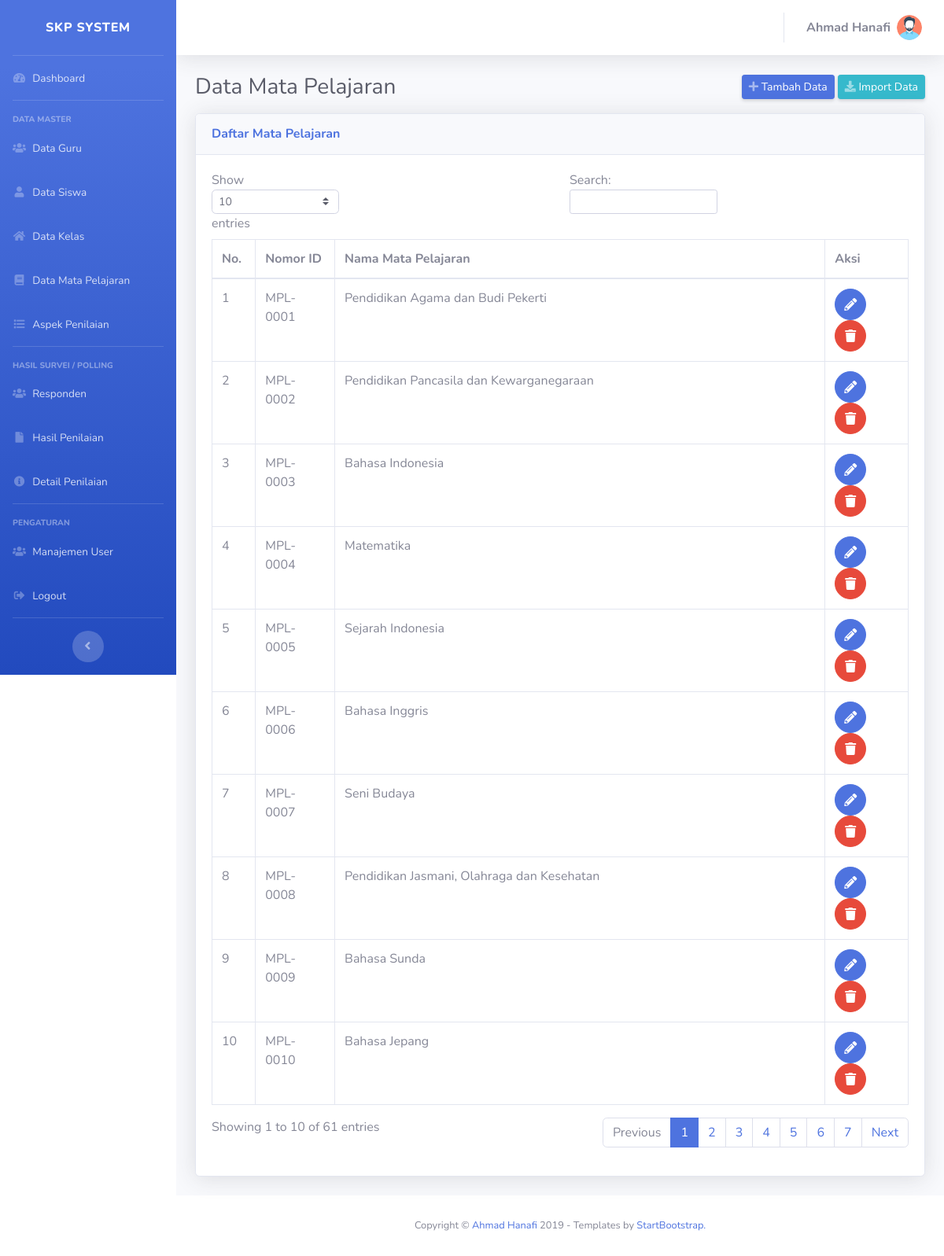
The page /admin/mata-pelajaran (signed in) on the database its author committed.
### tables this page shows
CREATE TABLE `mata_pelajaran` (
  `id` int NOT NULL,
  `kode` varchar(30) NOT NULL,
  `nama` varchar(200) NOT NULL
);

### core/method.php (called while the page is built, shortened)
<?php
function getFrom($index) {
	$get = isset($_GET[$index]) ? $_GET[$index] : "";
	return $get;
}

### core/crud.php (called while the page is built, shortened)
<?php
function select($columns, $table, $conditions = NULL) {
	if ($conditions != NULL) {
		$sql = "SELECT $columns FROM $table WHERE $conditions ";
	} else {
		$sql = "SELECT $columns FROM $table";
	}
	return query($sql);
}
function result($query) {
	return mysqli_fetch_object($query);
}
function query($sql){
	global $link;
	if ($data = mysqli_query($link, $sql) or die(mysqli_error($link))) {
		return $data;
	}
}
?>

### admin/content/mata-pelajaran/index.php (the view)
<?php
$mapel = select('*', "mata_pelajaran");
$no = 1;
$page = getFrom('page');
?>
<div class="container-fluid">
    <div class="d-sm-flex align-items-center justify-content-between mb-3">
        <h1 class="h3 mb-0 text-gray-800">Data Mata Pelajaran</h1>
        <div class="btn-group-sm">
            <a href="<?php echo base_url("admin/".$page."/create") ?>" class="d-none d-sm-inline-block btn btn-sm btn-primary shadow-sm" data-toggle="tooltip" title="Tambah <?= ucwords(str_replace("-", " ", $page)) ?>">
                <i class="fas fa-plus text-white-50"></i>
                <span class="text">Tambah Data</span>
            </a>
            <a href="<?php echo base_url("admin/".$page."/import") ?>" class="d-none d-sm-inline-block btn btn-sm btn-info shadow-sm" data-toggle="tooltip" title="Import <?= ucwords(str_replace("-", " ", $page)) ?>">
                <i class="fas fa-download text-white-50"></i>
                <span class="text">Import Data</span>
            </a>
        </div>
    </div>
    <div class="card shadow mb-4">
        <div class="card-header py-3">
            <h6 class="m-0 font-weight-bold text-primary">Daftar Mata Pelajaran</h6>
        </div>
        <div class="card-body">
            <div class="table-responsive">
                <table class="table table-bordered" id="dataTable" width="100%" cellspacing="0">
                    <thead>
                        <tr>
                            <th>No.</th>
                            <th>Nomor ID</th>
                            <th>Nama Mata Pelajaran</th>
                            <th>Aksi</th>
                        </tr>
                    </thead>
                    <tbody>
                        <?php while($k = result($mapel)): ?>
                        <tr>
                            <td><?= $no++; ?></td>
                            <td><?= $k->kode ?></td>
                            <td><?= $k->nama; ?></td>
                            <td>
                                <a href="<?php echo base_url("admin/mata-pelajaran/edit/".$k->id) ?>" class="btn btn-primary btn-circle">
                                    <i class="fas fa-pencil-alt"></i>
                                </a>
                                <a onclick="return confirmDelete()" href="<?php echo base_url("admin/mata-pelajaran/delete/".$k->id) ?>" class="btn btn-danger btn-circle">
                                    <i class="fas fa-trash"></i>
                                </a>
                            </td>
                        </tr>
                        <?php endwhile; ?>
                    </tbody>
                </table>
            </div>
        </div>
    </div>
</div>

### rows shown on the page
mata_pelajaran: kode "MPL-0001", nama "Pendidikan Agama dan Budi Pekerti"
mata_pelajaran: kode "MPL-0002", nama "Pendidikan Pancasila dan Kewarganegaraan"
mata_pelajaran: kode "MPL-0003", nama "Bahasa Indonesia"
mata_pelajaran: kode "MPL-0004", nama "Matematika"
mata_pelajaran: kode "MPL-0005", nama "Sejarah Indonesia"
mata_pelajaran: kode "MPL-0006", nama "Bahasa Inggris"
mata_pelajaran: kode "MPL-0007", nama "Seni Budaya"
mata_pelajaran: kode "MPL-0008", nama "Pendidikan Jasmani, Olahraga dan Kesehatan"
mata_pelajaran: kode "MPL-0009", nama "Bahasa Sunda"
mata_pelajaran: kode "MPL-0010", nama "Bahasa Jepang"

### other values the page prints
getSessionUser('fullname') "Ahmad Hanafi"
